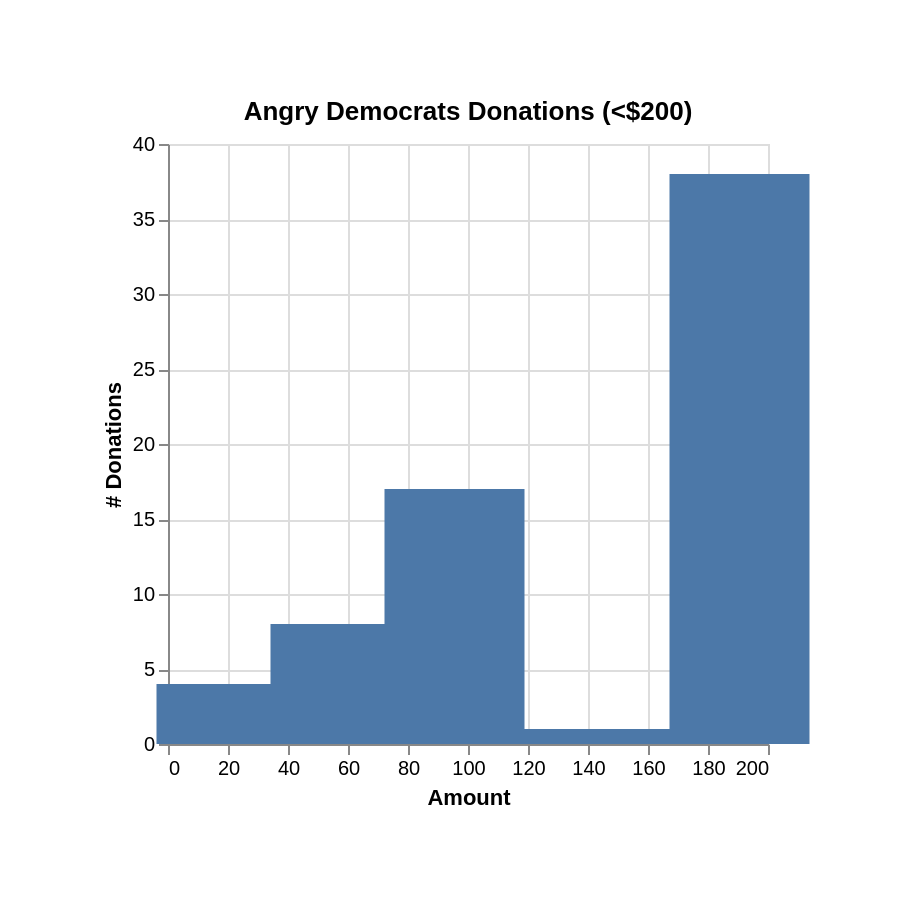

Source (Vega-Lite JSON):
### Vega-Lite specification from a JSON file in a GitHub repository (floating-point values rounded to 4 significant figures)
{"config": {"view": {}, "padding": 50}, "mark": {"binSpacing": 1, "size": 70, "type": "bar"}, "data": {"values": [{"Amount": 19.5, "count": 4}, {"Amount": 38.5, "count": 1}, {"Amount": 57.5, "count": 8}, {"Amount": 76.5, "count": 1}, {"Amount": 95.5, "count": 17}, {"Amount": 114.5, "count": 1}, {"Amount": 133.5, "count": 1}, {"Amount": 152.5, "count": 1}, {"Amount": 171.5, "count": 1}, {"Amount": 190.5, "count": 38}]}, "$schema": "https://vega.github.io/schema/vega-lite/v5.json", "title": "Angry Democrats Donations (<$200)", "encoding": {"x": {"field": "Amount", "type": "quantitative"}, "y": {"field": "count", "type": "quantitative", "axis": {"title": "# Donations"}}}}
